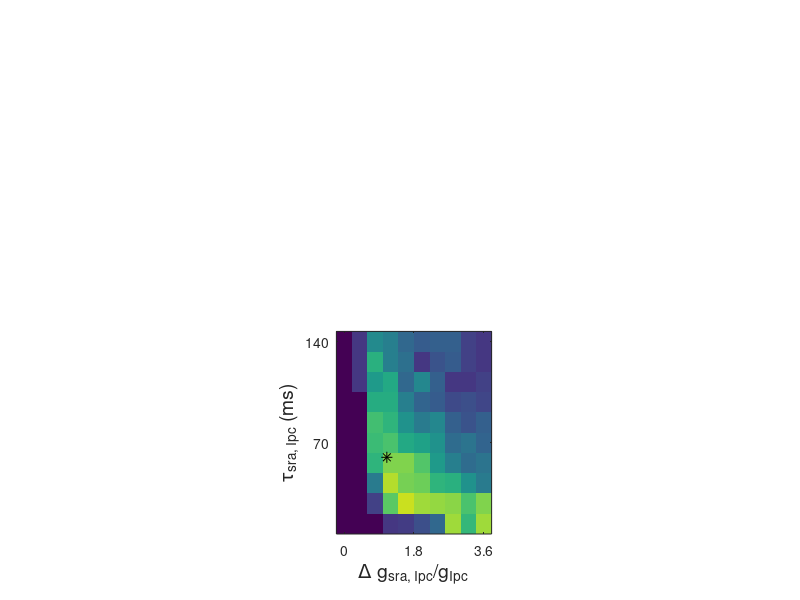

Write the MATLAB code that produced this figure.
load scores.txt
v1=scores(1:10,1:10);
v2=scores(11:20,1:10);
v3=scores(21:30,1:10);
v4=scores(31:40,1:10);
v5=scores(41:50,1:10);

v=v1+v2+v3+v4+v5;
v=v/5;
div=(v>=20)*(-0.2)
nondiv=(v<20).*v
% burst=((v>=2)-(v>=20))*1;
% irreg=(v<2)*0.4;
parimag=div+nondiv;
clims=[-0.2 1.0];
figure(1)
subplot(2,3,5);
y=14:14:140;
x=0.0:0.4:3.6;
imagesc(x,y,parimag,clims);
hold on;
plot(1.1, 60, 'k*', 'MarkerSize',8)
xlabel('\Delta g_{sra, Ipc}/g_{Ipc}','FontSize', 14)
ylabel('\tau_{sra, Ipc} (ms)','FontSize', 14)
set(gca,'YDir','normal');
set(gca,'XDir','normal');
set(gca, 'ytick', [0 70 140], 'FontSize', 10);
set(gca, 'xtick', [0.0 1.8 3.6], 'FontSize', 10);


